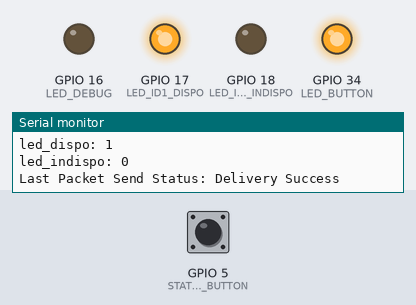
Simulated run of this sketch. Board: ESP32. Shown: output pins drawn as LEDs (lit = HIGH), the last lines printed to the serial monitor. Dashed ring = blinking. Inputs (shaded band) come from the test bench; at power-on: GPIO 5 (STATUS_BUTTON) HIGH.

Above: at 1.3 s.
1.4 s: GPIO 5 (STATUS_BUTTON) pulled LOW for 1 s
At 3.5 s:
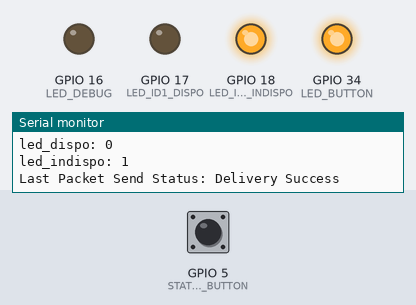
3.9 s: GPIO 5 (STATUS_BUTTON) pulled LOW for 0.25 s
At 5.2 s:
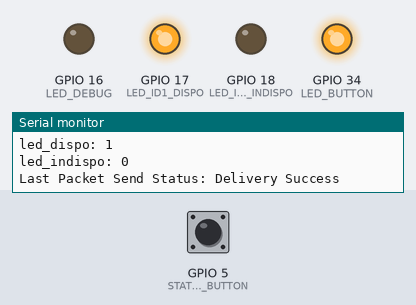
5.6 s: GPIO 5 (STATUS_BUTTON) pulled LOW for 3.2 s
At 5.87 s:
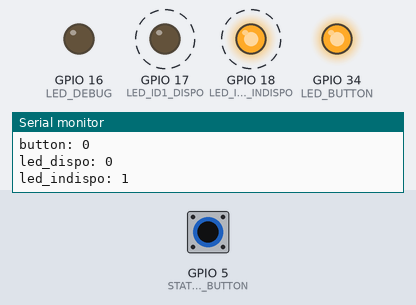
Timing chart, 0 to 10.0 s (numbered marks = the images above; inputs shaded):
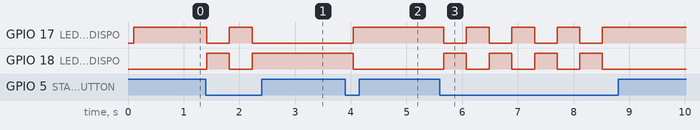

The sketch:

pdp_sender.ino
```cpp
/*
  ESP-NOW Remote Sensor - Transmitter (Multiple Version)
  esp-now-xmit-multiple.ino
  Sends Temperature & Humidity data to other ESP32 via ESP-NOW
  Uses DHT22
  Multiple Transmitter modification

  DroneBot Workshop 2022
  https://dronebotworkshop.com
*/

// Include required libraries
#include <WiFi.h>
#include <esp_now.h>


// Define LED and pushbutton state booleans
bool buttonDown = false;
bool ledOn = false;

//Debounce
unsigned long lastActionTime = 0;
long lastDebounceTime = 0;  // the last time the output pin was toggled
long debounceDelay = 200;    // the debounce time; increase if the output flickers

// Define LED and pushbutton pins
// Define LED and pushbutton pins

#define LED_ID1_DISPO 17
#define LED_ID1_INDISPO 18
#define LED_DEBUG 16
#define LED_BUTTON 34


#define STATUS_BUTTON 5


// Variables for temperature and humidity
int buttonState = 0 ;
int led_dispo = LOW;
int led_indispo = LOW;

// Integer for identification (make unique for each transmitter)
int ident = 5;

// Responder MAC Address (Replace with your responders MAC Address)
uint8_t broadcastAddress[] = {0x8, 0xB6, 0x1F, 0x3D, 0x1C, 0x8C};

// Define data structure
typedef struct struct_message {
  int a;
  int b;
  int c;
  int d;

} struct_message;

// Create structured data object
struct_message myData;

// Register peer
esp_now_peer_info_t peerInfo;

// Sent data callback function
void OnDataSent(const uint8_t *macAddr, esp_now_send_status_t status)
{
  Serial.print("Last Packet Send Status: ");
  Serial.println(status == ESP_NOW_SEND_SUCCESS ? "Delivery Success" : "Delivery Fail");

  if (status != ESP_NOW_SEND_SUCCESS){
    digitalWrite(LED_DEBUG, true);

  }

  else{
    digitalWrite(LED_DEBUG, false);
  }
}

void setup() {

  // Setup Serial monitor
  Serial.begin(115200);
  delay(100);


  // Set ESP32 WiFi mode to Station temporarly
  WiFi.mode(WIFI_STA);

  // Initialize ESP-NOW
  if (esp_now_init() != 0) {
    Serial.println("Error initializing ESP-NOW");
    return;
  }

  // Define callback
  esp_now_register_send_cb(OnDataSent);


  memcpy(peerInfo.peer_addr, broadcastAddress, 6);
  peerInfo.channel = 0;
  peerInfo.encrypt = false;

  if (esp_now_add_peer(&peerInfo) != ESP_OK) {
    Serial.println("Failed to add peer");
    return;
  }

    // Pushbutton uses built-in pullup resistor
  pinMode(STATUS_BUTTON, INPUT_PULLUP);

  // LED Output
  pinMode(LED_ID1_DISPO, OUTPUT);
  pinMode(LED_DEBUG, OUTPUT);
  pinMode(LED_BUTTON, OUTPUT);
  pinMode(LED_ID1_INDISPO, OUTPUT);

  digitalWrite(LED_ID1_DISPO, true);
  digitalWrite(LED_ID1_INDISPO, false);
  digitalWrite(LED_DEBUG, false);

}

void loop() {

      digitalWrite(LED_BUTTON, true);

  if ( (millis() - lastDebounceTime) > debounceDelay) {

    buttonState = digitalRead(STATUS_BUTTON);
    led_dispo = digitalRead(LED_ID1_DISPO);
    led_indispo = digitalRead(LED_ID1_INDISPO);

    Serial.print("button: ");
    Serial.println(buttonState);
    Serial.print("led_dispo: ");
    Serial.println(led_dispo);
    Serial.print("led_indispo: ");
    Serial.println(led_indispo);

    // Add to structured data object
    myData.a = buttonState;
    myData.b = led_dispo;
    myData.c = ident;
    myData.d = led_indispo;


    if (buttonState== 0 && !buttonDown){

      Serial.print("Data a =0");
      //Now we set that the button has been pressed
      buttonDown=true;
      buttonState=1;


      if (ledOn == false && led_dispo == 0) {
        ledOn = true;
        digitalWrite(LED_ID1_DISPO, ledOn);
        Serial.println("LED Dispo turned ON");

        if (led_indispo == 1) {
          digitalWrite(LED_ID1_INDISPO, false);
          Serial.println("LED Indispo turned OFF");
        }
      }


    // Check if the 'Dispo' Led is ON AND the button was pressed in ESP id = 1
    if (led_dispo == 1){

      Serial.println("Le bouton a été appuyé et la LED dispo est déjà allumée");
      ledOn=true;
      digitalWrite(LED_ID1_INDISPO,ledOn);
      digitalWrite(LED_ID1_DISPO,false);
      Serial.println("LED Dispo turned OFF & Indispo");

    }


    }
    else
    {
      // Reset the button state
      buttonDown = false;
      ledOn = false;

      //digitalWrite(LED_ID2_DISPO, ledOn);
      //digitalWrite(LED_ID2_INDISPO, ledOn);

    }


    // Send data
    esp_now_send(broadcastAddress, (uint8_t *) &myData, sizeof(myData));
    lastDebounceTime = millis();
  }
}
```

Measured:
- after the input at 1.4 s, GPIO 17 (LED_ID1_DISPO): HIGH → LOW at once, → HIGH 0.41 s later, → LOW 0.41 s later; GPIO 18 (LED_ID1_INDISPO): LOW → HIGH at once, → LOW 0.41 s later, → HIGH 0.41 s later
- after the input at 3.9 s, GPIO 17 (LED_ID1_DISPO): LOW → HIGH after 0.15 s; GPIO 18 (LED_ID1_INDISPO): HIGH → LOW after 0.15 s
- after the input at 5.6 s, GPIO 17 (LED_ID1_DISPO): alternates HIGH for 0.41 s and LOW for 0.41 s, 8 changes in all, then stays HIGH, starting after 0.07 s; GPIO 18 (LED_ID1_INDISPO): alternates HIGH for 0.41 s and LOW for 0.41 s, 8 changes in all, then stays LOW, starting after 0.07 s
